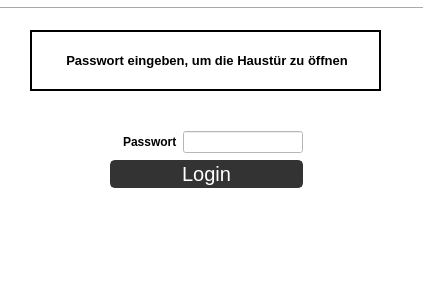
<?xml version="1.0" encoding="UTF-8"?>
<ui version="4.0">
 <class>authentifizierung_window</class>
 <widget class="QDialog" name="authentifizierung_window">
  <property name="geometry">
   <rect>
    <x>0</x>
    <y>0</y>
    <width>423</width>
    <height>300</height>
   </rect>
  </property>
  <property name="windowTitle">
   <string>Dialog</string>
  </property>
  <property name="styleSheet">
   <string notr="true">background-color:
rgb(255, 255, 255);</string>
  </property>
  <widget class="QWidget" name="layoutWidget">
   <property name="geometry">
    <rect>
     <x>110</x>
     <y>130</y>
     <width>193</width>
     <height>60</height>
    </rect>
   </property>
   <layout class="QVBoxLayout" name="verticalLayout">
    <item>
     <layout class="QHBoxLayout" name="horizontalLayout_2">
      <item>
       <widget class="QLabel" name="label">
        <property name="text">
         <string/>
        </property>
       </widget>
      </item>
      <item>
       <widget class="QLabel" name="label_3">
        <property name="text">
         <string>&lt;html&gt;&lt;head/&gt;&lt;body&gt;&lt;p&gt;&lt;span style=&quot; font-weight:600;&quot;&gt;Passwort&lt;/span&gt;&lt;/p&gt;&lt;/body&gt;&lt;/html&gt;</string>
        </property>
       </widget>
      </item>
      <item>
       <widget class="QLineEdit" name="lineEdit_passwort">
        <property name="frame">
         <bool>true</bool>
        </property>
        <property name="echoMode">
         <enum>QLineEdit::Password</enum>
        </property>
       </widget>
      </item>
     </layout>
    </item>
    <item>
     <widget class="QPushButton" name="pushButton_Login">
      <property name="styleSheet">
       <string notr="true">QPushButton {
	border: 2px solid rgb(51,51,51);
	border-radius: 5px;	
	color:rgb(255,255,255);
	font-family:&quot;Calibri&quot;;
	font-size: 20px;
	background-color: rgb(51,51,51);
}
QPushButton:hover {
	border: 2px solid rgb(0,143,150);
	background-color: rgb(0,143,150);
}
QPushButton:pressed {	
	border: 2px solid rgb(0,143,150);
	background-color: rgb(51,51,51);
}

QPushButton:disabled {	
	border-radius: 5px;	
	border: 2px solid rgb(112,112,112);
	background-color: rgb(112,112,112);
}</string>
      </property>
      <property name="text">
       <string>Login</string>
      </property>
     </widget>
    </item>
   </layout>
  </widget>
  <widget class="QLabel" name="label_2">
   <property name="geometry">
    <rect>
     <x>30</x>
     <y>30</y>
     <width>351</width>
     <height>61</height>
    </rect>
   </property>
   <property name="frameShape">
    <enum>QFrame::WinPanel</enum>
   </property>
   <property name="text">
    <string>&lt;html&gt;&lt;head/&gt;&lt;body&gt;&lt;p align=&quot;center&quot;&gt;&lt;span style=&quot; font-size:10pt; font-weight:600;&quot;&gt;Passwort eingeben, um die Haustür zu öffnen&lt;/span&gt;&lt;/p&gt;&lt;/body&gt;&lt;/html&gt;</string>
   </property>
  </widget>
  <widget class="Line" name="line">
   <property name="geometry">
    <rect>
     <x>0</x>
     <y>0</y>
     <width>471</width>
     <height>16</height>
    </rect>
   </property>
   <property name="orientation">
    <enum>Qt::Horizontal</enum>
   </property>
  </widget>
 </widget>
 <resources/>
 <connections/>
</ui>
